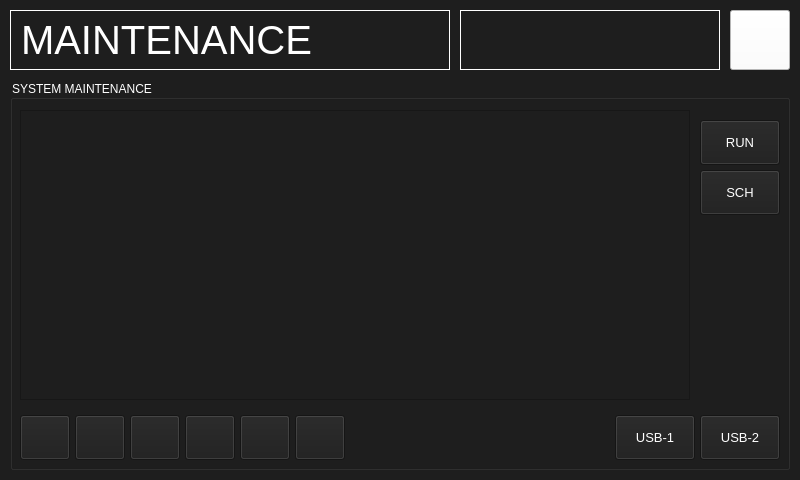
<?xml version="1.0" encoding="UTF-8"?>
<ui version="4.0">
 <class>SecurityWindow</class>
 <widget class="QMainWindow" name="SecurityWindow">
  <property name="geometry">
   <rect>
    <x>0</x>
    <y>0</y>
    <width>800</width>
    <height>480</height>
   </rect>
  </property>
  <property name="font">
   <font>
    <pointsize>10</pointsize>
   </font>
  </property>
  <property name="windowTitle">
   <string>MainWindow</string>
  </property>
  <property name="styleSheet">
   <string notr="true">background-color: rgb(30, 30, 30);
color: rgb(255, 255, 255);</string>
  </property>
  <widget class="QWidget" name="centralwidget">
   <widget class="QPushButton" name="pushButton_menu">
    <property name="geometry">
     <rect>
      <x>730</x>
      <y>10</y>
      <width>60</width>
      <height>60</height>
     </rect>
    </property>
    <property name="styleSheet">
     <string notr="true">background-color: rgb(255, 255, 255);</string>
    </property>
    <property name="text">
     <string/>
    </property>
    <property name="icon">
     <iconset resource="resources.qrc">
      <normaloff>:/images/icons/icon_close.png</normaloff>:/images/icons/icon_close.png</iconset>
    </property>
    <property name="iconSize">
     <size>
      <width>30</width>
      <height>30</height>
     </size>
    </property>
   </widget>
   <widget class="QGroupBox" name="groupBox_route">
    <property name="geometry">
     <rect>
      <x>10</x>
      <y>80</y>
      <width>780</width>
      <height>390</height>
     </rect>
    </property>
    <property name="styleSheet">
     <string notr="true">border-color: rgb(255, 255, 255);</string>
    </property>
    <property name="title">
     <string>SYSTEM MAINTENANCE</string>
    </property>
    <property name="flat">
     <bool>false</bool>
    </property>
    <property name="checkable">
     <bool>false</bool>
    </property>
    <widget class="QLabel" name="label">
     <property name="geometry">
      <rect>
       <x>790</x>
       <y>100</y>
       <width>80</width>
       <height>80</height>
      </rect>
     </property>
     <property name="styleSheet">
      <string notr="true">image: url(:/images/icons/icon_settings.png);</string>
     </property>
     <property name="text">
      <string/>
     </property>
    </widget>
    <widget class="QPushButton" name="pushButton_12">
     <property name="geometry">
      <rect>
       <x>700</x>
       <y>390</y>
       <width>80</width>
       <height>40</height>
      </rect>
     </property>
     <property name="font">
      <font>
       <pointsize>10</pointsize>
      </font>
     </property>
     <property name="text">
      <string>SAVE</string>
     </property>
    </widget>
    <widget class="QPushButton" name="pushButton_17">
     <property name="geometry">
      <rect>
       <x>110</x>
       <y>390</y>
       <width>80</width>
       <height>40</height>
      </rect>
     </property>
     <property name="font">
      <font>
       <pointsize>10</pointsize>
      </font>
     </property>
     <property name="text">
      <string>REFRESH</string>
     </property>
    </widget>
    <widget class="QPushButton" name="pushButton_13">
     <property name="geometry">
      <rect>
       <x>10</x>
       <y>335</y>
       <width>50</width>
       <height>45</height>
      </rect>
     </property>
     <property name="font">
      <font>
       <pointsize>10</pointsize>
      </font>
     </property>
     <property name="text">
      <string/>
     </property>
     <property name="icon">
      <iconset resource="resources.qrc">
       <normaloff>:/images/icons/icon_up.png</normaloff>:/images/icons/icon_up.png</iconset>
     </property>
     <property name="autoRepeat">
      <bool>true</bool>
     </property>
    </widget>
    <widget class="QPushButton" name="pushButton_14">
     <property name="geometry">
      <rect>
       <x>65</x>
       <y>335</y>
       <width>50</width>
       <height>45</height>
      </rect>
     </property>
     <property name="font">
      <font>
       <pointsize>10</pointsize>
      </font>
     </property>
     <property name="text">
      <string/>
     </property>
     <property name="icon">
      <iconset resource="resources.qrc">
       <normaloff>:/images/icons/icon_down.png</normaloff>:/images/icons/icon_down.png</iconset>
     </property>
     <property name="iconSize">
      <size>
       <width>16</width>
       <height>16</height>
      </size>
     </property>
     <property name="autoRepeat">
      <bool>true</bool>
     </property>
    </widget>
    <widget class="QStackedWidget" name="stackedWidget">
     <property name="geometry">
      <rect>
       <x>10</x>
       <y>30</y>
       <width>761</width>
       <height>300</height>
      </rect>
     </property>
     <property name="currentIndex">
      <number>0</number>
     </property>
     <widget class="QWidget" name="page">
      <widget class="QTableView" name="tableView">
       <property name="geometry">
        <rect>
         <x>0</x>
         <y>0</y>
         <width>670</width>
         <height>290</height>
        </rect>
       </property>
       <property name="verticalScrollBarPolicy">
        <enum>Qt::ScrollBarAlwaysOff</enum>
       </property>
       <property name="horizontalScrollBarPolicy">
        <enum>Qt::ScrollBarAlwaysOff</enum>
       </property>
       <property name="alternatingRowColors">
        <bool>false</bool>
       </property>
       <property name="selectionMode">
        <enum>QAbstractItemView::SingleSelection</enum>
       </property>
       <property name="selectionBehavior">
        <enum>QAbstractItemView::SelectRows</enum>
       </property>
       <property name="iconSize">
        <size>
         <width>16</width>
         <height>16</height>
        </size>
       </property>
       <property name="gridStyle">
        <enum>Qt::CustomDashLine</enum>
       </property>
       <property name="sortingEnabled">
        <bool>true</bool>
       </property>
       <property name="wordWrap">
        <bool>true</bool>
       </property>
       <property name="cornerButtonEnabled">
        <bool>false</bool>
       </property>
       <attribute name="horizontalHeaderMinimumSectionSize">
        <number>120</number>
       </attribute>
       <attribute name="horizontalHeaderDefaultSectionSize">
        <number>220</number>
       </attribute>
       <attribute name="verticalHeaderVisible">
        <bool>false</bool>
       </attribute>
       <attribute name="verticalHeaderDefaultSectionSize">
        <number>30</number>
       </attribute>
      </widget>
      <widget class="QPushButton" name="pushButton_7">
       <property name="geometry">
        <rect>
         <x>680</x>
         <y>10</y>
         <width>80</width>
         <height>45</height>
        </rect>
       </property>
       <property name="font">
        <font>
         <pointsize>10</pointsize>
        </font>
       </property>
       <property name="text">
        <string>RUN</string>
       </property>
      </widget>
      <widget class="QPushButton" name="pushButton_8">
       <property name="geometry">
        <rect>
         <x>680</x>
         <y>60</y>
         <width>80</width>
         <height>45</height>
        </rect>
       </property>
       <property name="font">
        <font>
         <pointsize>10</pointsize>
        </font>
       </property>
       <property name="text">
        <string>SCH</string>
       </property>
      </widget>
     </widget>
     <widget class="QWidget" name="page_2">
      <widget class="QTableView" name="tableView_2">
       <property name="geometry">
        <rect>
         <x>0</x>
         <y>0</y>
         <width>670</width>
         <height>290</height>
        </rect>
       </property>
       <property name="verticalScrollBarPolicy">
        <enum>Qt::ScrollBarAlwaysOff</enum>
       </property>
       <property name="horizontalScrollBarPolicy">
        <enum>Qt::ScrollBarAlwaysOff</enum>
       </property>
       <property name="alternatingRowColors">
        <bool>false</bool>
       </property>
       <property name="selectionMode">
        <enum>QAbstractItemView::SingleSelection</enum>
       </property>
       <property name="selectionBehavior">
        <enum>QAbstractItemView::SelectRows</enum>
       </property>
       <property name="iconSize">
        <size>
         <width>16</width>
         <height>16</height>
        </size>
       </property>
       <property name="gridStyle">
        <enum>Qt::CustomDashLine</enum>
       </property>
       <property name="sortingEnabled">
        <bool>true</bool>
       </property>
       <property name="wordWrap">
        <bool>true</bool>
       </property>
       <property name="cornerButtonEnabled">
        <bool>false</bool>
       </property>
       <attribute name="horizontalHeaderMinimumSectionSize">
        <number>120</number>
       </attribute>
       <attribute name="horizontalHeaderDefaultSectionSize">
        <number>220</number>
       </attribute>
       <attribute name="verticalHeaderVisible">
        <bool>false</bool>
       </attribute>
       <attribute name="verticalHeaderDefaultSectionSize">
        <number>30</number>
       </attribute>
      </widget>
      <widget class="QPushButton" name="pushButton_20">
       <property name="geometry">
        <rect>
         <x>680</x>
         <y>0</y>
         <width>80</width>
         <height>45</height>
        </rect>
       </property>
       <property name="font">
        <font>
         <pointsize>10</pointsize>
        </font>
       </property>
       <property name="text">
        <string>CANCEL</string>
       </property>
      </widget>
      <widget class="QPushButton" name="pushButton_21">
       <property name="geometry">
        <rect>
         <x>680</x>
         <y>50</y>
         <width>80</width>
         <height>45</height>
        </rect>
       </property>
       <property name="font">
        <font>
         <pointsize>10</pointsize>
        </font>
       </property>
       <property name="text">
        <string>DELETE</string>
       </property>
      </widget>
      <widget class="QPushButton" name="pushButton_23">
       <property name="geometry">
        <rect>
         <x>680</x>
         <y>100</y>
         <width>80</width>
         <height>45</height>
        </rect>
       </property>
       <property name="font">
        <font>
         <pointsize>10</pointsize>
        </font>
       </property>
       <property name="text">
        <string>CLEAR</string>
       </property>
      </widget>
     </widget>
     <widget class="QWidget" name="page_3">
      <widget class="QTreeView" name="treeView_fs">
       <property name="geometry">
        <rect>
         <x>10</x>
         <y>10</y>
         <width>660</width>
         <height>280</height>
        </rect>
       </property>
      </widget>
      <widget class="QPushButton" name="pushButton_22">
       <property name="geometry">
        <rect>
         <x>680</x>
         <y>10</y>
         <width>80</width>
         <height>45</height>
        </rect>
       </property>
       <property name="font">
        <font>
         <pointsize>10</pointsize>
        </font>
       </property>
       <property name="text">
        <string>SELECT</string>
       </property>
      </widget>
     </widget>
    </widget>
    <widget class="QPushButton" name="pushButton_15">
     <property name="geometry">
      <rect>
       <x>230</x>
       <y>335</y>
       <width>50</width>
       <height>45</height>
      </rect>
     </property>
     <property name="font">
      <font>
       <pointsize>10</pointsize>
      </font>
     </property>
     <property name="text">
      <string/>
     </property>
     <property name="icon">
      <iconset resource="resources.qrc">
       <normaloff>:/images/icons/icon_left.png</normaloff>:/images/icons/icon_left.png</iconset>
     </property>
    </widget>
    <widget class="QPushButton" name="pushButton_16">
     <property name="geometry">
      <rect>
       <x>120</x>
       <y>335</y>
       <width>50</width>
       <height>45</height>
      </rect>
     </property>
     <property name="font">
      <font>
       <pointsize>10</pointsize>
      </font>
     </property>
     <property name="text">
      <string/>
     </property>
     <property name="icon">
      <iconset resource="resources.qrc">
       <normaloff>:/images/icons/icon_top.png</normaloff>:/images/icons/icon_top.png</iconset>
     </property>
     <property name="iconSize">
      <size>
       <width>24</width>
       <height>24</height>
      </size>
     </property>
    </widget>
    <widget class="QPushButton" name="pushButton_18">
     <property name="geometry">
      <rect>
       <x>175</x>
       <y>335</y>
       <width>50</width>
       <height>45</height>
      </rect>
     </property>
     <property name="font">
      <font>
       <pointsize>10</pointsize>
      </font>
     </property>
     <property name="text">
      <string/>
     </property>
     <property name="icon">
      <iconset resource="resources.qrc">
       <normaloff>:/images/icons/icon_bottom.png</normaloff>:/images/icons/icon_bottom.png</iconset>
     </property>
     <property name="iconSize">
      <size>
       <width>24</width>
       <height>24</height>
      </size>
     </property>
    </widget>
    <widget class="QPushButton" name="pushButton_19">
     <property name="geometry">
      <rect>
       <x>285</x>
       <y>335</y>
       <width>50</width>
       <height>45</height>
      </rect>
     </property>
     <property name="font">
      <font>
       <pointsize>10</pointsize>
      </font>
     </property>
     <property name="text">
      <string/>
     </property>
     <property name="icon">
      <iconset resource="resources.qrc">
       <normaloff>:/images/icons/icon_right.png</normaloff>:/images/icons/icon_right.png</iconset>
     </property>
    </widget>
    <widget class="QPushButton" name="pushButton_24">
     <property name="geometry">
      <rect>
       <x>690</x>
       <y>335</y>
       <width>80</width>
       <height>45</height>
      </rect>
     </property>
     <property name="font">
      <font>
       <pointsize>10</pointsize>
      </font>
     </property>
     <property name="text">
      <string>USB-2</string>
     </property>
     <property name="checkable">
      <bool>true</bool>
     </property>
    </widget>
    <widget class="QPushButton" name="pushButton_25">
     <property name="geometry">
      <rect>
       <x>605</x>
       <y>335</y>
       <width>80</width>
       <height>45</height>
      </rect>
     </property>
     <property name="font">
      <font>
       <pointsize>10</pointsize>
      </font>
     </property>
     <property name="text">
      <string>USB-1</string>
     </property>
     <property name="checkable">
      <bool>true</bool>
     </property>
    </widget>
   </widget>
   <widget class="QLabel" name="label_datetime">
    <property name="geometry">
     <rect>
      <x>460</x>
      <y>10</y>
      <width>260</width>
      <height>60</height>
     </rect>
    </property>
    <property name="font">
     <font>
      <pointsize>12</pointsize>
      <weight>50</weight>
      <bold>false</bold>
     </font>
    </property>
    <property name="styleSheet">
     <string notr="true">color: rgb(255, 255, 255);
border-color: rgb(255, 255, 255);</string>
    </property>
    <property name="frameShape">
     <enum>QFrame::Panel</enum>
    </property>
    <property name="text">
     <string/>
    </property>
    <property name="alignment">
     <set>Qt::AlignCenter</set>
    </property>
   </widget>
   <widget class="QLabel" name="label_2">
    <property name="geometry">
     <rect>
      <x>10</x>
      <y>10</y>
      <width>440</width>
      <height>60</height>
     </rect>
    </property>
    <property name="font">
     <font>
      <pointsize>30</pointsize>
     </font>
    </property>
    <property name="styleSheet">
     <string notr="true">color: rgb(255, 255, 255);
border-color: rgb(255, 255, 255);</string>
    </property>
    <property name="frameShape">
     <enum>QFrame::Panel</enum>
    </property>
    <property name="text">
     <string>MAINTENANCE</string>
    </property>
   </widget>
  </widget>
 </widget>
 <resources>
  <include location="resources.qrc"/>
 </resources>
 <connections/>
</ui>
